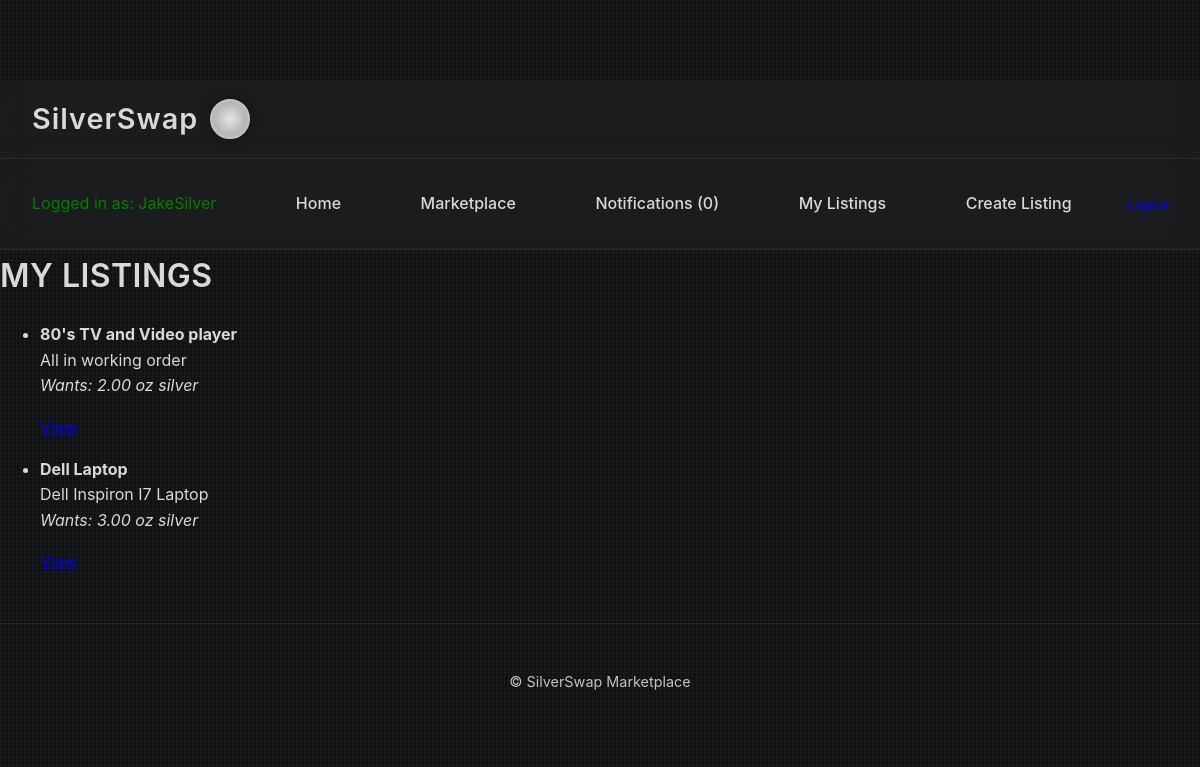
The app's page /my-listings/ (signed in), older data.
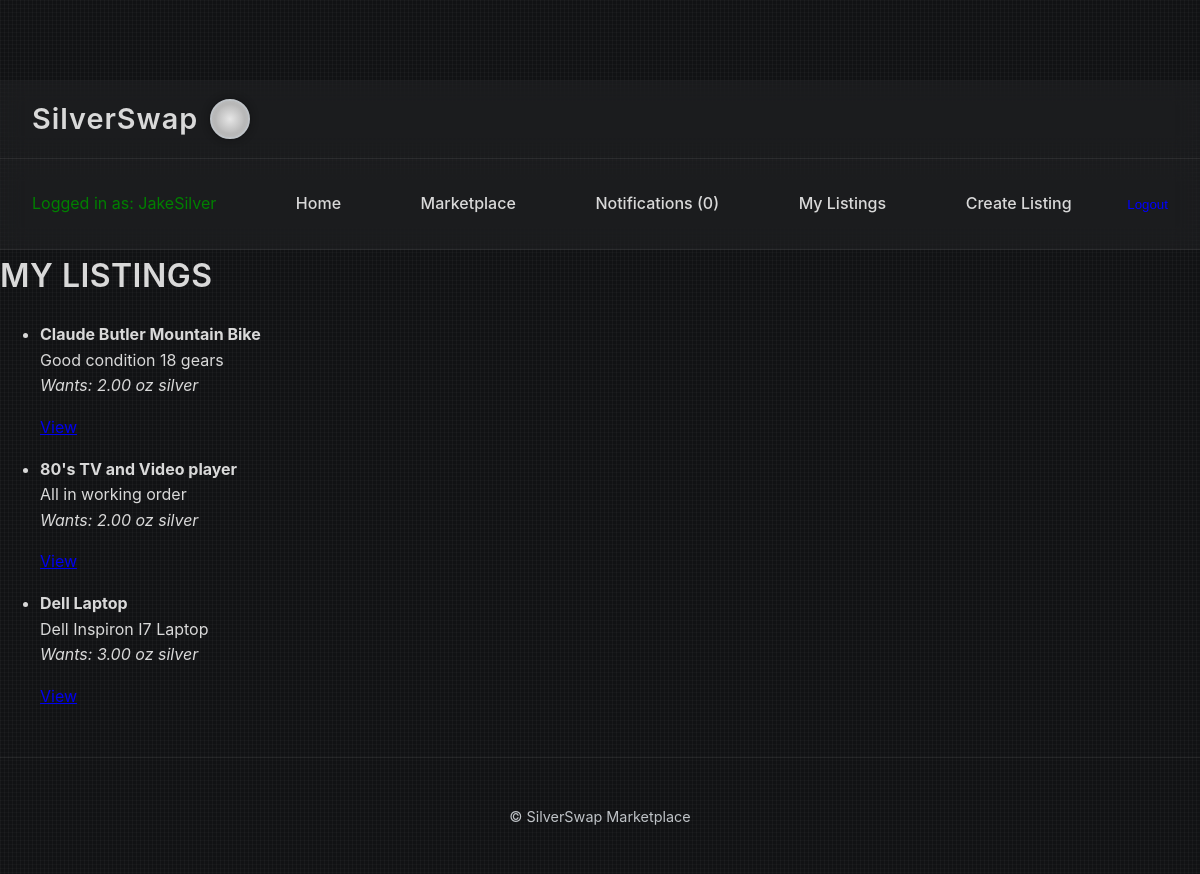
The same page, newer data.
### exchange/models.py (models this page shows, shortened)
class Listing(models.Model):
    LISTING_TYPES = [
        ("item_for_silver", "Item for Silver"),
        ("silver_for_item", "Silver for Item"),
    ]
    STATUS_CHOICES = [
        ("active", "Active"),
        ("pending", "Pending Exchange"),
        ("completed", "Completed"),
        ("cancelled", "Cancelled"),
    ]
    owner = models.ForeignKey(User, on_delete=models.CASCADE)
    listing_type = models.CharField(max_length=20, choices=LISTING_TYPES)
    status = models.CharField(max_length=20, choices=STATUS_CHOICES, default="active")
    item = models.ForeignKey(Item, null=True, blank=True, on_delete=models.SET_NULL)
    desired_silver_oz = models.DecimalField(max_digits=10, decimal_places=2, null=True, blank=True)
    bullion_amount_oz = models.DecimalField(max_digits=10, decimal_places=2, null=True, blank=True)
    desired_item_description = models.TextField(null=True, blank=True)
    created_at = models.DateTimeField(auto_now_add=True)

class Item(models.Model):
    owner = models.ForeignKey(User, on_delete=models.CASCADE)
    name = models.CharField(max_length=255)
    description = models.TextField()
    created_at = models.DateTimeField(auto_now_add=True)

### exchange/views.py (the view)
# urls.py: path('my-listings/', views.my_listings, name='my_listings'),
@login_required
def my_listings(request):
    listings = Listing.objects.filter(owner=request.user).order_by('-created_at')
    return render(request, 'exchange/my_listings.html', {'listings': listings})

### exchange/models.py (called while the page is built)
@property
def unread_notifications(self):
    return self.notifications.filter(is_read=False).count()

### exchange/templates/exchange/my_listings.html (shortened to what this page needs)
{% extends 'base.html' %}
{% block content %}
<h1>My Listings</h1>
{% if listings %}
    <ul>
        {% for listing in listings %}
            <li style="margin-bottom: 1rem;">
                {% if listing.listing_type == "item_for_silver" %}
                    <strong>{{ listing.item.name }}</strong><br>
                    {{ listing.item.description|truncatewords:20 }}<br>
                    <em>Wants: {{ listing.desired_silver_oz }} oz silver</em><br>
                {% elif listing.listing_type == "silver_for_item" %}
                    <strong>Offering {{ listing.bullion_amount_oz }} oz silver</strong><br>
                    <em>Wants: {{ listing.desired_item_description|truncatewords:20 }}</em><br>
                {% endif %}
                <p>
                    <a href="{% url 'listing_detail' listing.id %}">View</a>
                </p>
            </li>
        {% endfor %}
    </ul>
{% else %}
    <p>You haven't listed anything yet.</p>
{% endif %}
{% endblock %}

Row changes from the older to the newer data that the page shows:
added Listing: item.name "Claude Butler Mountain Bike", item.description "Good condition 18 gears", desired_silver_oz "2.00"
